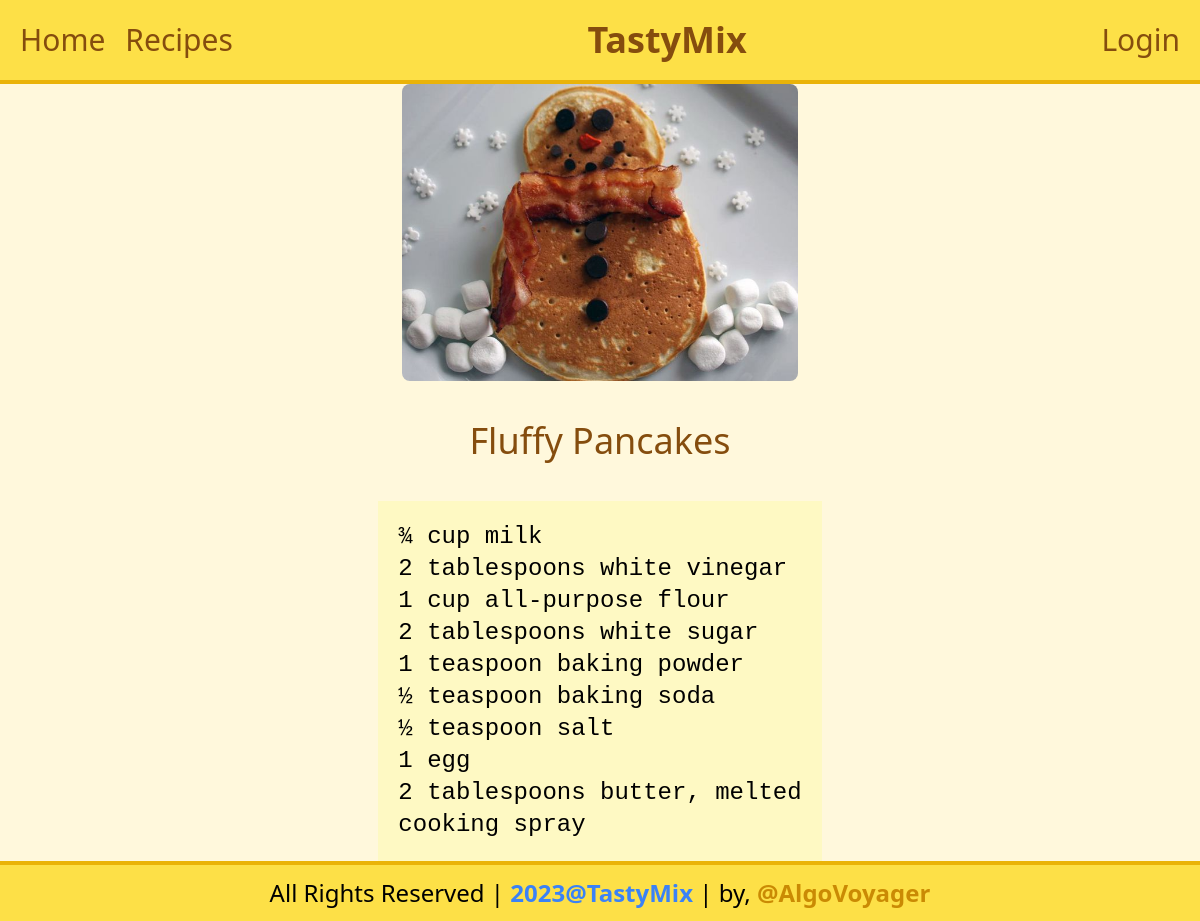
Before: /recipe_details/21 with the older database file.
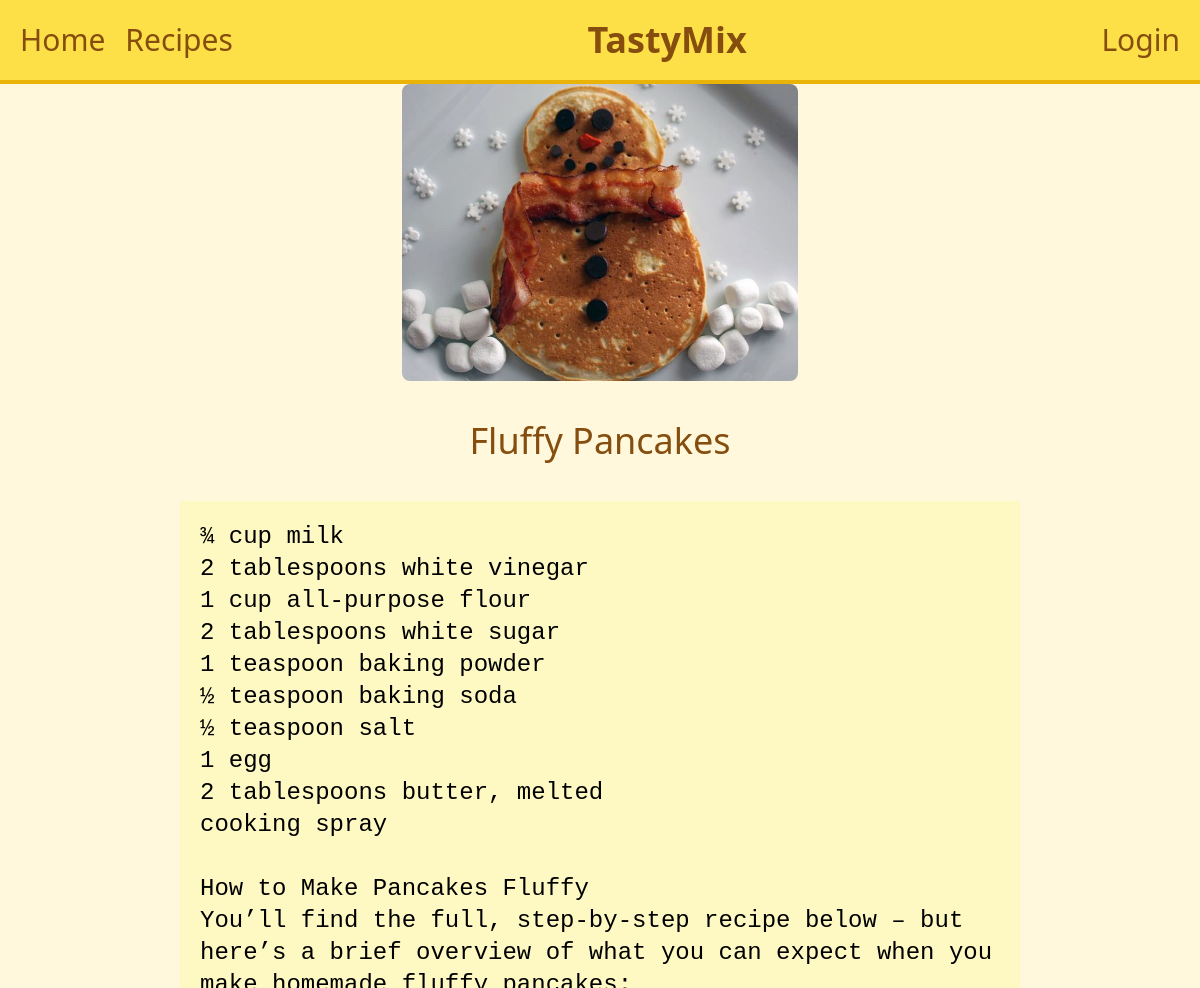
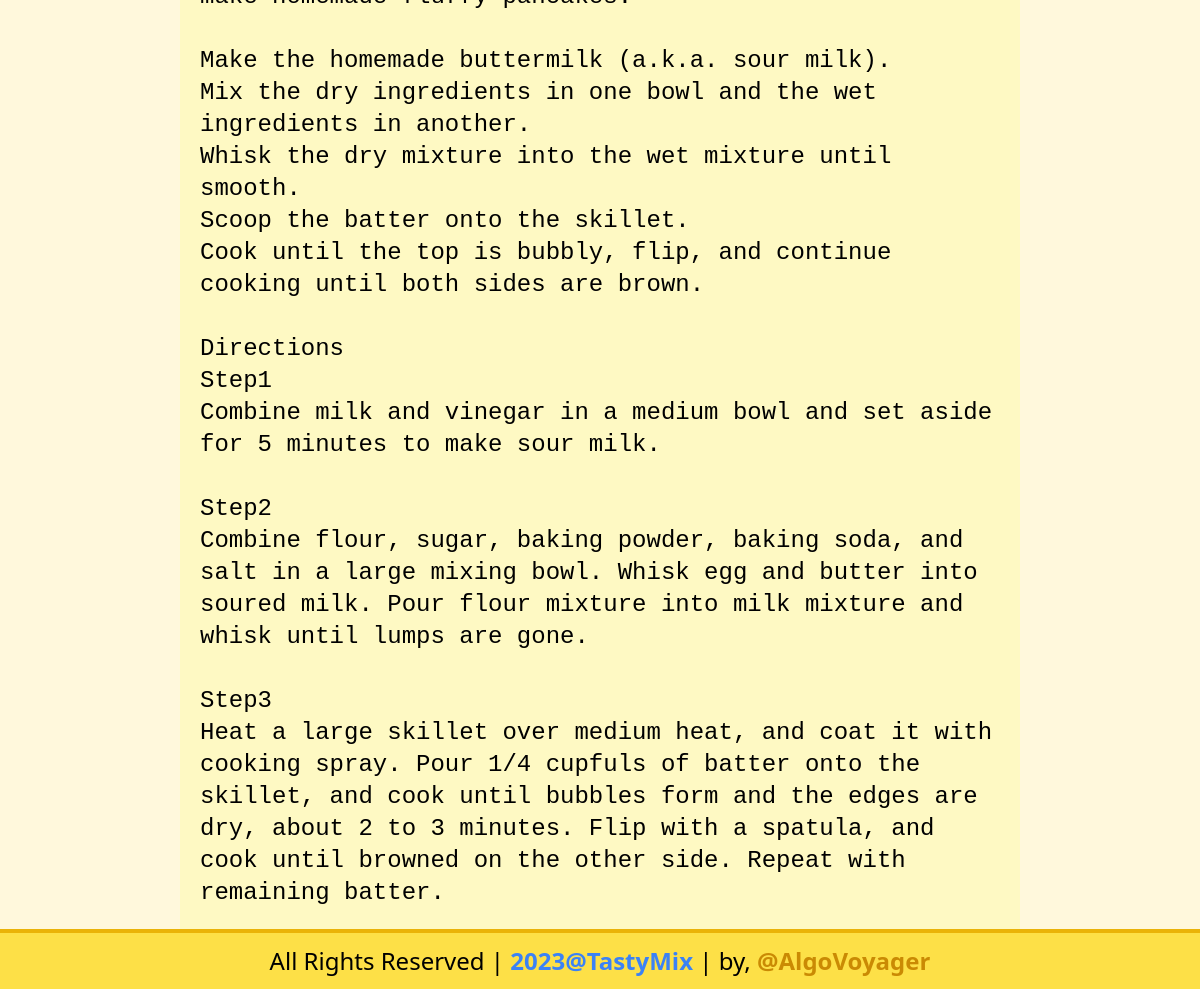
After: the same page with the newer database file (2 pictures, top to bottom).
### recipe/models.py (models this page shows, shortened)
class Recipe(models.Model):
    user = models.ForeignKey(User, on_delete=models.SET_NULL,null=True, blank=True)
    recipe_name= models.CharField(max_length=100)
    Ingredients= models.TextField()
    recipe_image= models.ImageField(upload_to="thumbnails")

### recipe/views.py (the view)
# urls.py: path('recipe_details/<id>',views.recipe_details,name="recipe_details"),
def recipe_details(request,id):
    queryset = Recipe.objects.get(id=id)
    context = {'recipe_details':queryset}
    return render(request,'recipe_details.html',context)

### templates/recipe_details.html (shortened to what this page needs)
{% extends 'base.html' %}
{% block body %}
<main class=" flex  flex-col ">
<div class="container  mx-auto content">
    <div class="flex  flex-col gap-10 justify-center">
                <img class="mx-auto object-cover   rounded-lg  " src="/media/{{recipe_details.recipe_image}}" alt="{{recipe_details.recipe_name}}">
                <div class="mx-auto text-4xl text-yellow-800">
                    {{recipe_details.recipe_name}}
                </div>
                <pre class="mx-auto text-black-900 text-2xl bg-yellow-100 p-5">{{recipe_details.Ingredients}}</pre>
    </div>
</div>
</main>
{% endblock body %}

Changed rows visible on the page:
changed Recipe "Fluffy Pancakes": Ingredients "…butter, melted cooking spray" → "…butter, melted cooking spray How to Make Pancakes Fluffy You’ll find the full, step-by-step recipe below – but here’s a brief overview of what you can expect when you make homemade fluffy pancakes: Make the homemade buttermilk (a.k.a. sour milk). Mix the dry ingredients in one bowl and the wet ingredients in another. Whisk the dry mixture into the wet mixture until smooth. Scoop the batter onto the skillet. Cook until the top is bubbly, flip, and continue cooking until both sides are brown. Directions Step1 Combine milk and vinegar in a medium bowl and set aside for 5 minutes to make sour milk. Step2 Combine flour, sugar, baking powder, baking soda, and salt in a large mixing bowl. Whisk…"
